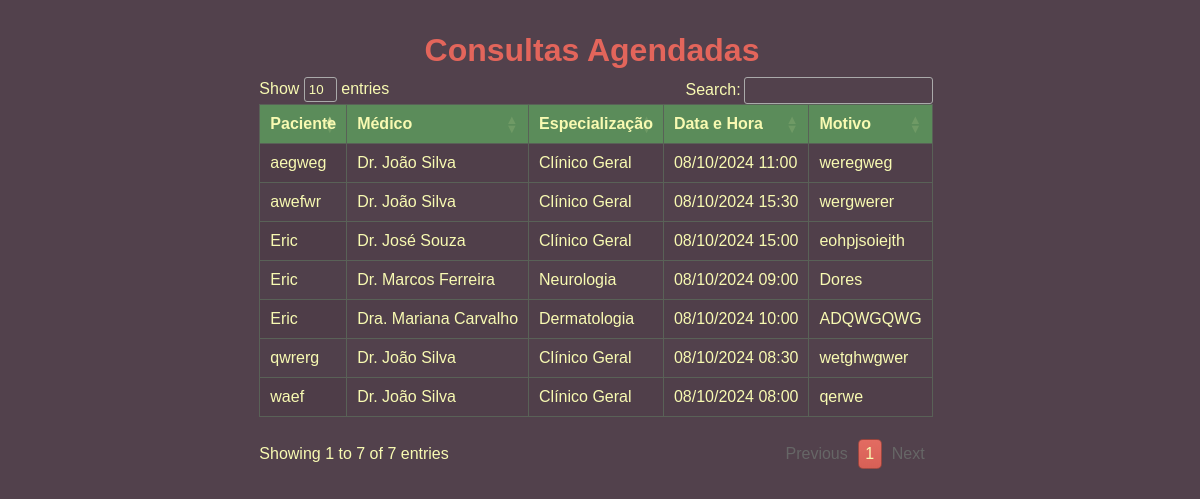
The app's page /appointments/, older data.
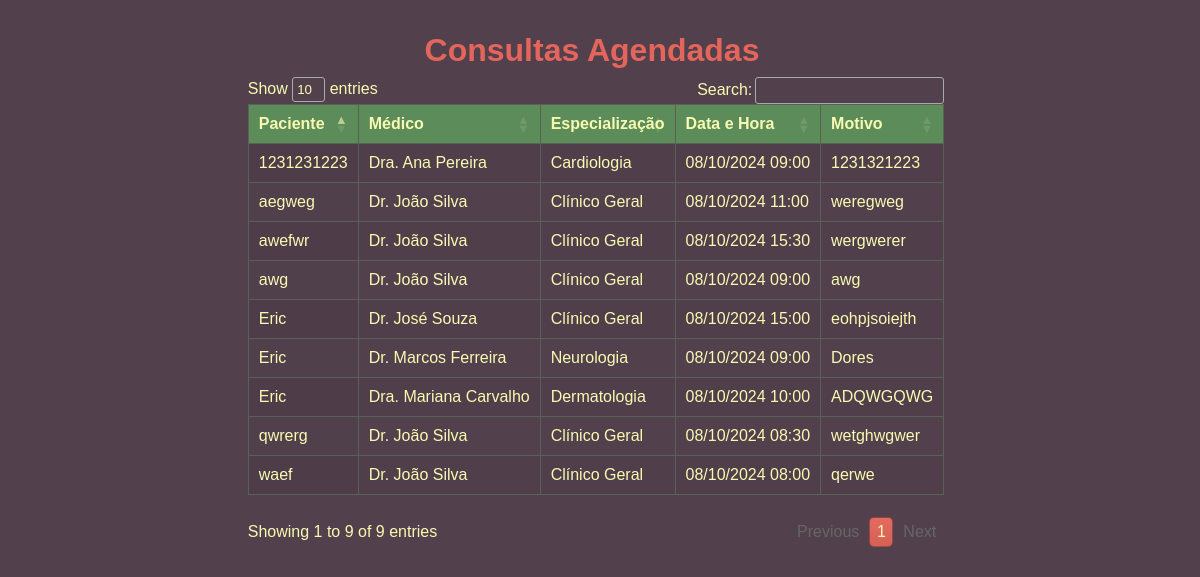
The same page, newer data.
### scheduling/models.py (models this page shows, shortened)
class Appointment(models.Model):
    doctor = models.ForeignKey(Doctor, on_delete=models.CASCADE)
    scheduled_time = models.DateTimeField()
    patient_name = models.CharField(max_length=100)
    reason = models.TextField()

class Doctor(models.Model):
    name = models.CharField(max_length=100)
    room = models.CharField(max_length=10)
    shift_hours = models.CharField(max_length=50)
    specialization = models.CharField(max_length=100)

### scheduling/views.py (the view)
# urls.py: path('appointments/', views.appointments_list, name='appointments_list'),
def appointments_list(request):
    appointments = Appointment.objects.all()
    paginator = Paginator(appointments, 10)  # Mostra 10 consultas por página
    page_number = request.GET.get('page')
    page_obj = paginator.get_page(page_number)
    return render(request, 'appointment_list.html', {'page_obj': page_obj})

### scheduling/templates/appointment_list.html (shortened to what this page needs)
{% extends 'base.html' %}
{% load static %}
{% block extra_head %}
<link rel="stylesheet" type="text/css" href="https://cdn.datatables.net/1.11.3/css/jquery.dataTables.css">
{% endblock %}
{% block content %}
<h1>Consultas Agendadas</h1>
<table id="appointments-table" class="display">
    <thead>
        <tr>
            <th>Paciente</th>
            <th>Médico</th>
            <th>Especialização</th>
            <th>Data e Hora</th>
            <th>Motivo</th>
        </tr>
    </thead>
    <tbody>
        {% for appointment in page_obj %}
        <tr>
            <td>{{ appointment.patient_name }}</td>
            <td>{{ appointment.doctor.name }}</td>
            <td>{{ appointment.doctor.specialization }}</td>
            <td>{{ appointment.scheduled_time|date:"d/m/Y H:i" }}</td>
            <td>{{ appointment.reason }}</td>
        </tr>
        {% endfor %}
    </tbody>
</table>
{% endblock %}

### scheduling/templates/base.html (shortened to what this page needs)
{% load static %}
<!DOCTYPE html>
<html lang="pt-br">
<head>
    <link rel="stylesheet" href="https://code.jquery.com/ui/1.12.1/themes/base/jquery-ui.css">
    {% block extra_head %}
    {% endblock %}
    <link rel="stylesheet" type="text/css" href="{% static 'style/style.css' %}">
</head>
<body>
    <main>
        {% block content %}
        {% endblock %}
    </main>
</body>
</html>

### static/style/style.css (style rules this page uses)
:root { --color-01: #52414C; --color-02: #596157; --color-03: #5B8C5A; --color-04: #F8FAB2; --color-05: #E3655B; }
* { margin: 0; padding: 0; }
body { display: flex; align-items: center; justify-content: center; flex-direction: column; background-color: var(--color-01); color: var(--color-04); font-family: Arial, Helvetica, sans-serif; font-size: 12pt; width: 100vw; }
main { display: flex; align-items: center; flex-direction: column; height: 60vh; }
main > *, ul li { margin: 0.5em 0.5em 0 0; }
h1, h3 { color: var(--color-05); margin-top: 1em; }
#appointments-table { width: 100%; border-collapse: collapse; margin: 1em 0; }
#appointments-table th, #appointments-table td { border: 1px solid var(--color-02); padding: 10px; text-align: left; color: var(--color-04); background-color: var(--color-01); }
#appointments-table th { background-color: var(--color-03); color: var(--color-04); }
#appointments-table tbody tr:nth-child(even) { background-color: var(--color-02); }
#appointments-table tbody tr:nth-child(odd) { background-color: var(--color-01); }

Row changes from the older to the newer data that the page shows:
added Appointment: patient_name "awg", doctor.name "Dr. João Silva", doctor.specialization "Clínico Geral", scheduled_time "08/10/2024 09:00", reason "awg"
added Appointment: patient_name "1231231223", doctor.name "Dra. Ana Pereira", doctor.specialization "Cardiologia", scheduled_time "08/10/2024 09:00", reason "1231321223"
Text that changed along with them:
text written by a page script: "Show entries Search: Showing 1 to 7 of 7 entries Previous 1 Next" → "Show entries Search: Showing 1 to 9 of 9 entries Previous 1 Next"
